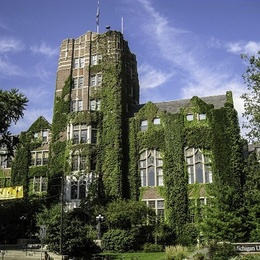
%> input picture gallary/sample.jpg, 260 x 260 px, shrunk from 384 x 384 before the run
$ octave pooling.m   (GNU Octave 9; MATLAB toolbox functions it lacks are replaced by stand-ins)
%> lines starting %> are read from the running program, lines starting %| are printed output that depends on the picture; in (x1, y1, x2, y2) boxes, pixels count from 0 and x2, y2 are one past the last pixel; in counts of white or black regions, pixels touching at a corner belong together; the program's own positions count from 1
### highlight.m
% Highlight important pixels
function highlightedImage = highlight(image, intensity)
    [height, width, ~] = size(image);
    highlightedImage = image;
    genm = mean(mean(mean(image)));
    for i = 1:width
        for j = 1:height
            m = mean(image(i, j, :));
            if (genm - intensity <= m) && (m <= genm + intensity)
                highlightedImage(i, j, :) = [255, 255, 0];
            end
        end
    end
end

### pooling.m
% Highlight common background color
% clear
clear;

% Read the image
path = "gallary/sample.jpg";
image = imread(path);
%> image is the input picture: size 260x260x3 uint8; mean R, G, B 93.7, 100.4, 101.8

highlightedImage5 = highlight(image, 5);
%> in highlight, `genm = mean(mean(mean(image)));`: genm = 98.61
%> after the loop in highlight, `for i = 1:width`:
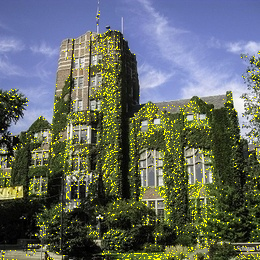
%> highlightedImage: size 260x260x3 uint8; 3.7% of pixels changed, all inside (x1, y1, x2, y2) = (0, 11, 260, 260)
highlightedImage25 = highlight(image, 25);
%> call 2 of highlight, with intensity = 25
%> after the loop in highlight (call 2), `for i = 1:width`:
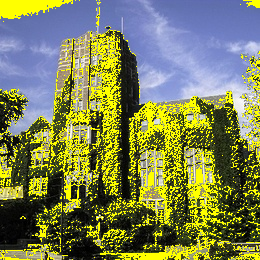
%> highlightedImage: size 260x260x3 uint8; mean R, G, B 124.6, 130.1, 85.5
highlightedImage75 = highlight(image, 75);
%> call 3 of highlight, with intensity = 75
%> after the loop in highlight (call 3), `for i = 1:width`:
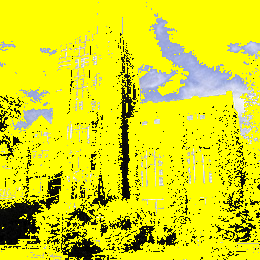
%> highlightedImage: size 260x260x3 uint8; mean R, G, B 218.3, 219.3, 23.6

% visualize
subplot(1, 3, 1), imshow(highlightedImage5), title("Intensity 5");
subplot(1, 3, 2), imshow(highlightedImage25), title("Intensity 25");
subplot(1, 3, 3), imshow(highlightedImage75), title("Intensity 75");
